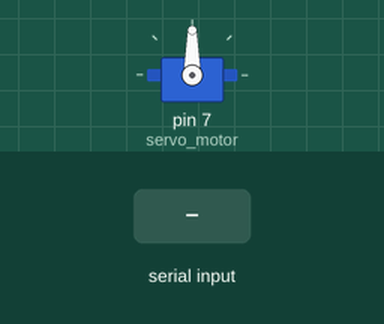
Simulated run of this sketch. Board: Arduino Uno, built with avr-gcc and run on an emulated ATmega328P. Shown: servo. The test bench sets the inputs (shaded band).

Above: at 1.2 s.
1.3 s: "30,150\n" received over Serial
At 2.1 s:
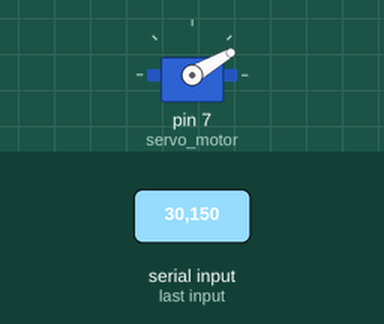
2.8 s: "5\n" received over Serial
At 3.1 s:
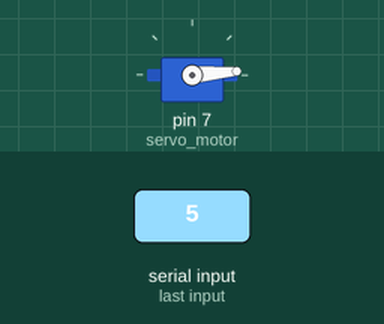
4.3 s: "200\n" received over Serial
At 5.5 s:
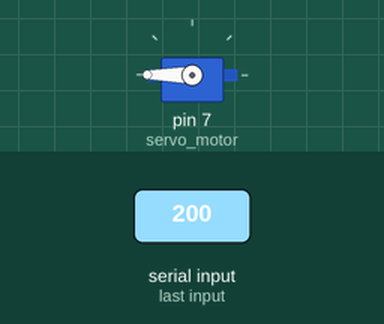
5.8 s: "90,45\n" received over Serial
At 6.7 s:
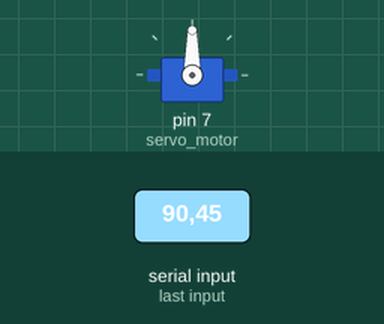
Timing chart, 0 to 8.3 s (numbered marks = the images above; inputs shaded):
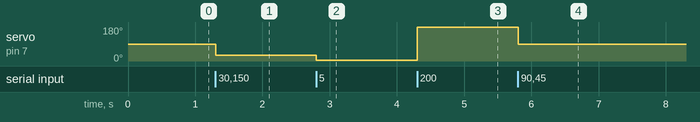

The sketch:

SERVO.ino
```cpp
#include<Servo.h>
Servo servo_motor;

String dataString = "";
bool dataComplete= false;
int data=0;

void setup() {
  servo_motor.attach(7);
  Serial.begin(9600);
}

void loop() {
  //Lectura
  if(dataComplete){
    data = dataString.toInt();
  //Angulo servomotor
    servo_motor.write(data);
    dataString = "";
    dataComplete= false;
  }
}

//Recepción de datos Seriales
void serialEvent(){
  while(Serial.available()){ //Si existen datos seriales, leer a todos
    char inChar = (char)Serial.read();
    dataString += inChar;
    if(inChar == '\n'){
      dataComplete = true;
    }
  }
}
```

Measured:
- after the input at 1.3 s, servo on pin 7 (servo_motor): 90° → 30° at once
- after the input at 2.8 s, servo on pin 7 (servo_motor): 30° → 5° at once
- after the input at 4.3 s, servo on pin 7 (servo_motor): 5° → 180° at once
- after the input at 5.8 s, servo on pin 7 (servo_motor): 180° → 90° at once
